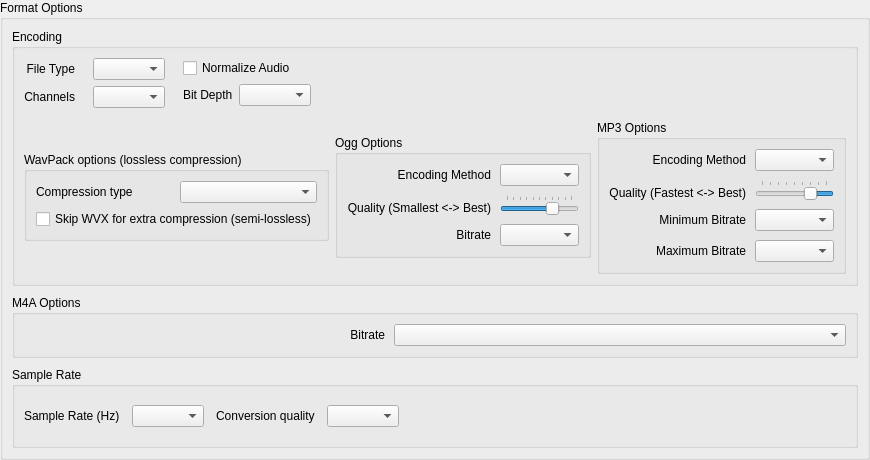
<?xml version="1.0" encoding="UTF-8"?>
<ui version="4.0">
 <class>ExportFormatOptionsWidget</class>
 <widget class="QWidget" name="ExportFormatOptionsWidget">
  <property name="geometry">
   <rect>
    <x>0</x>
    <y>0</y>
    <width>870</width>
    <height>423</height>
   </rect>
  </property>
  <property name="windowTitle">
   <string>Export Format Options</string>
  </property>
  <layout class="QVBoxLayout">
   <property name="leftMargin">
    <number>0</number>
   </property>
   <property name="topMargin">
    <number>0</number>
   </property>
   <property name="rightMargin">
    <number>0</number>
   </property>
   <property name="bottomMargin">
    <number>0</number>
   </property>
   <item>
    <widget class="QGroupBox" name="exportSpecificationsGroupBox">
     <property name="sizePolicy">
      <sizepolicy hsizetype="Preferred" vsizetype="Preferred">
       <horstretch>0</horstretch>
       <verstretch>0</verstretch>
      </sizepolicy>
     </property>
     <property name="title">
      <string>Format Options</string>
     </property>
     <layout class="QVBoxLayout">
      <property name="spacing">
       <number>9</number>
      </property>
      <property name="leftMargin">
       <number>9</number>
      </property>
      <property name="topMargin">
       <number>9</number>
      </property>
      <property name="rightMargin">
       <number>9</number>
      </property>
      <property name="bottomMargin">
       <number>9</number>
      </property>
      <item>
       <widget class="QGroupBox" name="groupBox_2">
        <property name="title">
         <string>Encoding</string>
        </property>
        <layout class="QVBoxLayout">
         <property name="spacing">
          <number>12</number>
         </property>
         <property name="leftMargin">
          <number>9</number>
         </property>
         <property name="topMargin">
          <number>9</number>
         </property>
         <property name="rightMargin">
          <number>9</number>
         </property>
         <property name="bottomMargin">
          <number>9</number>
         </property>
         <item>
          <layout class="QHBoxLayout">
           <property name="spacing">
            <number>18</number>
           </property>
           <property name="leftMargin">
            <number>0</number>
           </property>
           <property name="topMargin">
            <number>0</number>
           </property>
           <property name="rightMargin">
            <number>0</number>
           </property>
           <property name="bottomMargin">
            <number>0</number>
           </property>
           <item>
            <layout class="QVBoxLayout">
             <property name="spacing">
              <number>6</number>
             </property>
             <property name="leftMargin">
              <number>0</number>
             </property>
             <property name="topMargin">
              <number>0</number>
             </property>
             <property name="rightMargin">
              <number>0</number>
             </property>
             <property name="bottomMargin">
              <number>0</number>
             </property>
             <item>
              <widget class="QLabel" name="label_2">
               <property name="text">
                <string>File Type</string>
               </property>
               <property name="alignment">
                <set>Qt::AlignRight|Qt::AlignTrailing|Qt::AlignVCenter</set>
               </property>
              </widget>
             </item>
             <item>
              <widget class="QLabel" name="label_4">
               <property name="text">
                <string>Channels</string>
               </property>
               <property name="alignment">
                <set>Qt::AlignRight|Qt::AlignTrailing|Qt::AlignVCenter</set>
               </property>
              </widget>
             </item>
            </layout>
           </item>
           <item>
            <layout class="QVBoxLayout">
             <property name="spacing">
              <number>6</number>
             </property>
             <property name="leftMargin">
              <number>0</number>
             </property>
             <property name="topMargin">
              <number>0</number>
             </property>
             <property name="rightMargin">
              <number>0</number>
             </property>
             <property name="bottomMargin">
              <number>0</number>
             </property>
             <item>
              <widget class="QComboBox" name="audioTypeComboBox">
               <property name="sizePolicy">
                <sizepolicy hsizetype="Preferred" vsizetype="Fixed">
                 <horstretch>4</horstretch>
                 <verstretch>0</verstretch>
                </sizepolicy>
               </property>
              </widget>
             </item>
             <item>
              <widget class="QComboBox" name="channelComboBox"/>
             </item>
            </layout>
           </item>
           <item>
            <layout class="QVBoxLayout">
             <property name="spacing">
              <number>6</number>
             </property>
             <property name="leftMargin">
              <number>0</number>
             </property>
             <property name="topMargin">
              <number>0</number>
             </property>
             <property name="rightMargin">
              <number>0</number>
             </property>
             <property name="bottomMargin">
              <number>0</number>
             </property>
             <item>
              <widget class="QCheckBox" name="normalizeCheckBox">
               <property name="sizePolicy">
                <sizepolicy hsizetype="Preferred" vsizetype="Fixed">
                 <horstretch>0</horstretch>
                 <verstretch>0</verstretch>
                </sizepolicy>
               </property>
               <property name="text">
                <string>Normalize Audio</string>
               </property>
              </widget>
             </item>
             <item>
              <layout class="QHBoxLayout">
               <property name="spacing">
                <number>6</number>
               </property>
               <property name="leftMargin">
                <number>0</number>
               </property>
               <property name="topMargin">
                <number>0</number>
               </property>
               <property name="rightMargin">
                <number>0</number>
               </property>
               <property name="bottomMargin">
                <number>0</number>
               </property>
               <item>
                <widget class="QLabel" name="label_3">
                 <property name="sizePolicy">
                  <sizepolicy hsizetype="Preferred" vsizetype="Preferred">
                   <horstretch>0</horstretch>
                   <verstretch>0</verstretch>
                  </sizepolicy>
                 </property>
                 <property name="text">
                  <string>Bit Depth</string>
                 </property>
                 <property name="alignment">
                  <set>Qt::AlignLeading|Qt::AlignLeft|Qt::AlignVCenter</set>
                 </property>
                </widget>
               </item>
               <item>
                <widget class="QComboBox" name="dataFormatComboBox"/>
               </item>
              </layout>
             </item>
            </layout>
           </item>
           <item>
            <spacer>
             <property name="orientation">
              <enum>Qt::Horizontal</enum>
             </property>
             <property name="sizeHint" stdset="0">
              <size>
               <width>0</width>
               <height>20</height>
              </size>
             </property>
            </spacer>
           </item>
          </layout>
         </item>
         <item>
          <layout class="QHBoxLayout">
           <property name="spacing">
            <number>6</number>
           </property>
           <property name="leftMargin">
            <number>0</number>
           </property>
           <property name="topMargin">
            <number>0</number>
           </property>
           <property name="rightMargin">
            <number>0</number>
           </property>
           <property name="bottomMargin">
            <number>0</number>
           </property>
           <item>
            <widget class="QGroupBox" name="wacpackGroupBox">
             <property name="sizePolicy">
              <sizepolicy hsizetype="Preferred" vsizetype="Maximum">
               <horstretch>0</horstretch>
               <verstretch>0</verstretch>
              </sizepolicy>
             </property>
             <property name="title">
              <string>WavPack options (lossless compression)</string>
             </property>
             <layout class="QVBoxLayout">
              <property name="spacing">
               <number>6</number>
              </property>
              <property name="leftMargin">
               <number>9</number>
              </property>
              <property name="topMargin">
               <number>9</number>
              </property>
              <property name="rightMargin">
               <number>9</number>
              </property>
              <property name="bottomMargin">
               <number>9</number>
              </property>
              <item>
               <layout class="QHBoxLayout">
                <property name="spacing">
                 <number>6</number>
                </property>
                <property name="leftMargin">
                 <number>0</number>
                </property>
                <property name="topMargin">
                 <number>0</number>
                </property>
                <property name="rightMargin">
                 <number>0</number>
                </property>
                <property name="bottomMargin">
                 <number>0</number>
                </property>
                <item>
                 <widget class="QLabel" name="label_17">
                  <property name="text">
                   <string>Compression type</string>
                  </property>
                 </widget>
                </item>
                <item>
                 <widget class="QComboBox" name="wavpackCompressionComboBox"/>
                </item>
               </layout>
              </item>
              <item>
               <widget class="QCheckBox" name="skipWVXCheckBox">
                <property name="toolTip">
                 <string>&lt;html&gt;&lt;head&gt;&lt;meta name=&quot;qrichtext&quot; content=&quot;1&quot; /&gt;&lt;style type=&quot;text/css&quot;&gt;
p, li { white-space: pre-wrap; }
&lt;/style&gt;&lt;/head&gt;&lt;body style=&quot; font-family:'Sans Serif'; font-size:9pt; font-weight:400; font-style:normal; text-decoration:none;&quot;&gt;
&lt;p style=&quot; margin-top:0px; margin-bottom:0px; margin-left:0px; margin-right:0px; -qt-block-indent:0; text-indent:0px;&quot;&gt;This option reduces the storage of some floating-point data files by up to about 10% by eliminating some information that has virtually no effect on the audio data. &lt;/p&gt;
&lt;p style=&quot;-qt-paragraph-type:empty; margin-top:0px; margin-bottom:0px; margin-left:0px; margin-right:0px; -qt-block-indent:0; text-indent:0px;&quot;&gt;&lt;/p&gt;
&lt;p style=&quot; margin-top:0px; margin-bottom:0px; margin-left:0px; margin-right:0px; -qt-block-indent:0; text-indent:0px;&quot;&gt;While this does technically make the compression lossy, it retains all the advantages of floating point data (&amp;gt;600 dB of dynamic range, no clipping, and 25 bits of resolution). &lt;/p&gt;
&lt;p style=&quot;-qt-paragraph-type:empty; margin-top:0px; margin-bottom:0px; margin-left:0px; margin-right:0px; -qt-block-indent:0; text-indent:0px;&quot;&gt;&lt;/p&gt;
&lt;p style=&quot; margin-top:0px; margin-bottom:0px; margin-left:0px; margin-right:0px; -qt-block-indent:0; text-indent:0px;&quot;&gt;This also affects large integer compression by limiting the resolution to 24 bits.&lt;/p&gt;&lt;/body&gt;&lt;/html&gt;</string>
                </property>
                <property name="text">
                 <string>Skip WVX for extra compression (semi-lossless)</string>
                </property>
               </widget>
              </item>
             </layout>
            </widget>
           </item>
           <item>
            <widget class="QGroupBox" name="oggOptionsGroupBox">
             <property name="sizePolicy">
              <sizepolicy hsizetype="Preferred" vsizetype="Maximum">
               <horstretch>0</horstretch>
               <verstretch>0</verstretch>
              </sizepolicy>
             </property>
             <property name="title">
              <string>Ogg Options</string>
             </property>
             <layout class="QGridLayout">
              <property name="leftMargin">
               <number>9</number>
              </property>
              <property name="topMargin">
               <number>9</number>
              </property>
              <property name="rightMargin">
               <number>9</number>
              </property>
              <property name="bottomMargin">
               <number>9</number>
              </property>
              <property name="spacing">
               <number>9</number>
              </property>
              <item row="2" column="0">
               <widget class="QLabel" name="oggBitrateLabel">
                <property name="sizePolicy">
                 <sizepolicy hsizetype="Preferred" vsizetype="Preferred">
                  <horstretch>4</horstretch>
                  <verstretch>0</verstretch>
                 </sizepolicy>
                </property>
                <property name="text">
                 <string>Bitrate</string>
                </property>
                <property name="alignment">
                 <set>Qt::AlignRight|Qt::AlignTrailing|Qt::AlignVCenter</set>
                </property>
               </widget>
              </item>
              <item row="2" column="1">
               <widget class="QComboBox" name="oggBitrateComboBox">
                <property name="sizePolicy">
                 <sizepolicy hsizetype="Expanding" vsizetype="Fixed">
                  <horstretch>5</horstretch>
                  <verstretch>0</verstretch>
                 </sizepolicy>
                </property>
               </widget>
              </item>
              <item row="1" column="1">
               <widget class="QSlider" name="oggQualitySlider">
                <property name="layoutDirection">
                 <enum>Qt::LeftToRight</enum>
                </property>
                <property name="autoFillBackground">
                 <bool>false</bool>
                </property>
                <property name="minimum">
                 <number>0</number>
                </property>
                <property name="maximum">
                 <number>10</number>
                </property>
                <property name="pageStep">
                 <number>1</number>
                </property>
                <property name="value">
                 <number>7</number>
                </property>
                <property name="tracking">
                 <bool>true</bool>
                </property>
                <property name="orientation">
                 <enum>Qt::Horizontal</enum>
                </property>
                <property name="invertedAppearance">
                 <bool>false</bool>
                </property>
                <property name="invertedControls">
                 <bool>false</bool>
                </property>
                <property name="tickPosition">
                 <enum>QSlider::TicksAbove</enum>
                </property>
                <property name="tickInterval">
                 <number>1</number>
                </property>
               </widget>
              </item>
              <item row="0" column="1">
               <widget class="QComboBox" name="oggMethodComboBox">
                <property name="sizePolicy">
                 <sizepolicy hsizetype="Expanding" vsizetype="Fixed">
                  <horstretch>5</horstretch>
                  <verstretch>0</verstretch>
                 </sizepolicy>
                </property>
               </widget>
              </item>
              <item row="1" column="0">
               <widget class="QLabel" name="oggQualityLabel">
                <property name="sizePolicy">
                 <sizepolicy hsizetype="Preferred" vsizetype="Preferred">
                  <horstretch>4</horstretch>
                  <verstretch>0</verstretch>
                 </sizepolicy>
                </property>
                <property name="text">
                 <string>Quality (Smallest &lt;-&gt; Best)</string>
                </property>
                <property name="alignment">
                 <set>Qt::AlignBottom|Qt::AlignRight|Qt::AlignTrailing</set>
                </property>
               </widget>
              </item>
              <item row="0" column="0">
               <widget class="QLabel" name="label_18">
                <property name="sizePolicy">
                 <sizepolicy hsizetype="Preferred" vsizetype="Preferred">
                  <horstretch>4</horstretch>
                  <verstretch>0</verstretch>
                 </sizepolicy>
                </property>
                <property name="text">
                 <string>Encoding Method</string>
                </property>
                <property name="alignment">
                 <set>Qt::AlignRight|Qt::AlignTrailing|Qt::AlignVCenter</set>
                </property>
               </widget>
              </item>
             </layout>
            </widget>
           </item>
           <item>
            <widget class="QGroupBox" name="mp3OptionsGroupBox">
             <property name="sizePolicy">
              <sizepolicy hsizetype="Preferred" vsizetype="Maximum">
               <horstretch>0</horstretch>
               <verstretch>0</verstretch>
              </sizepolicy>
             </property>
             <property name="title">
              <string>MP3 Options</string>
             </property>
             <layout class="QGridLayout">
              <property name="leftMargin">
               <number>9</number>
              </property>
              <property name="topMargin">
               <number>9</number>
              </property>
              <property name="rightMargin">
               <number>9</number>
              </property>
              <property name="bottomMargin">
               <number>9</number>
              </property>
              <property name="spacing">
               <number>9</number>
              </property>
              <item row="0" column="0">
               <widget class="QLabel" name="label_15">
                <property name="sizePolicy">
                 <sizepolicy hsizetype="Preferred" vsizetype="Preferred">
                  <horstretch>4</horstretch>
                  <verstretch>0</verstretch>
                 </sizepolicy>
                </property>
                <property name="text">
                 <string>Encoding Method</string>
                </property>
                <property name="alignment">
                 <set>Qt::AlignRight|Qt::AlignTrailing|Qt::AlignVCenter</set>
                </property>
               </widget>
              </item>
              <item row="3" column="0">
               <widget class="QLabel" name="mp3MaxBitrateLabel">
                <property name="sizePolicy">
                 <sizepolicy hsizetype="Preferred" vsizetype="Preferred">
                  <horstretch>4</horstretch>
                  <verstretch>0</verstretch>
                 </sizepolicy>
                </property>
                <property name="text">
                 <string>Maximum Bitrate</string>
                </property>
                <property name="alignment">
                 <set>Qt::AlignRight|Qt::AlignTrailing|Qt::AlignVCenter</set>
                </property>
               </widget>
              </item>
              <item row="2" column="0">
               <widget class="QLabel" name="mp3MinBitrateLabel">
                <property name="sizePolicy">
                 <sizepolicy hsizetype="Preferred" vsizetype="Preferred">
                  <horstretch>4</horstretch>
                  <verstretch>0</verstretch>
                 </sizepolicy>
                </property>
                <property name="text">
                 <string>Minimum Bitrate</string>
                </property>
                <property name="alignment">
                 <set>Qt::AlignRight|Qt::AlignTrailing|Qt::AlignVCenter</set>
                </property>
               </widget>
              </item>
              <item row="1" column="0">
               <widget class="QLabel" name="label_16">
                <property name="sizePolicy">
                 <sizepolicy hsizetype="Preferred" vsizetype="Preferred">
                  <horstretch>4</horstretch>
                  <verstretch>0</verstretch>
                 </sizepolicy>
                </property>
                <property name="text">
                 <string>Quality (Fastest &lt;-&gt; Best)</string>
                </property>
                <property name="alignment">
                 <set>Qt::AlignBottom|Qt::AlignRight|Qt::AlignTrailing</set>
                </property>
               </widget>
              </item>
              <item row="3" column="1">
               <widget class="QComboBox" name="mp3MaxBitrateComboBox">
                <property name="sizePolicy">
                 <sizepolicy hsizetype="Expanding" vsizetype="Fixed">
                  <horstretch>5</horstretch>
                  <verstretch>0</verstretch>
                 </sizepolicy>
                </property>
               </widget>
              </item>
              <item row="2" column="1">
               <widget class="QComboBox" name="mp3MinBitrateComboBox">
                <property name="sizePolicy">
                 <sizepolicy hsizetype="Expanding" vsizetype="Fixed">
                  <horstretch>5</horstretch>
                  <verstretch>0</verstretch>
                 </sizepolicy>
                </property>
               </widget>
              </item>
              <item row="0" column="1">
               <widget class="QComboBox" name="mp3MethodComboBox">
                <property name="sizePolicy">
                 <sizepolicy hsizetype="Expanding" vsizetype="Fixed">
                  <horstretch>5</horstretch>
                  <verstretch>0</verstretch>
                 </sizepolicy>
                </property>
               </widget>
              </item>
              <item row="1" column="1">
               <widget class="QSlider" name="mp3QualitySlider">
                <property name="layoutDirection">
                 <enum>Qt::LeftToRight</enum>
                </property>
                <property name="autoFillBackground">
                 <bool>false</bool>
                </property>
                <property name="minimum">
                 <number>1</number>
                </property>
                <property name="maximum">
                 <number>9</number>
                </property>
                <property name="pageStep">
                 <number>1</number>
                </property>
                <property name="value">
                 <number>3</number>
                </property>
                <property name="tracking">
                 <bool>true</bool>
                </property>
                <property name="orientation">
                 <enum>Qt::Horizontal</enum>
                </property>
                <property name="invertedAppearance">
                 <bool>true</bool>
                </property>
                <property name="invertedControls">
                 <bool>false</bool>
                </property>
                <property name="tickPosition">
                 <enum>QSlider::TicksAbove</enum>
                </property>
                <property name="tickInterval">
                 <number>1</number>
                </property>
               </widget>
              </item>
             </layout>
            </widget>
           </item>
          </layout>
         </item>
        </layout>
       </widget>
      </item>
           <item>
            <widget class="QGroupBox" name="m4aOptionsGroupBox" >
             <property name="sizePolicy" >
              <sizepolicy vsizetype="Maximum" hsizetype="Preferred" >
               <horstretch>0</horstretch>
               <verstretch>0</verstretch>
              </sizepolicy>
             </property>
             <property name="title" >
              <string>M4A Options</string>
             </property>
             <layout class="QGridLayout" >
              <property name="leftMargin" >
               <number>9</number>
              </property>
              <property name="topMargin" >
               <number>9</number>
              </property>
              <property name="rightMargin" >
               <number>9</number>
              </property>
              <property name="bottomMargin" >
               <number>9</number>
              </property>
              <property name="horizontalSpacing" >
               <number>9</number>
              </property>
              <property name="verticalSpacing" >
               <number>9</number>
              </property>
              <item row="0" column="0" >
               <widget class="QLabel" name="m4aBitrateLabel" >
                <property name="sizePolicy" >
                 <sizepolicy vsizetype="Preferred" hsizetype="Preferred" >
                  <horstretch>4</horstretch>
                  <verstretch>0</verstretch>
                 </sizepolicy>
                </property>
                <property name="text" >
                 <string>Bitrate</string>
                </property>
                <property name="alignment" >
                 <set>Qt::AlignRight|Qt::AlignTrailing|Qt::AlignVCenter</set>
                </property>
               </widget>
              </item>
              <item row="0" column="1" >
               <widget class="QComboBox" name="m4aBitrateComboBox" >
                <property name="sizePolicy" >
                 <sizepolicy vsizetype="Fixed" hsizetype="Expanding" >
                  <horstretch>5</horstretch>
                  <verstretch>0</verstretch>
                 </sizepolicy>
                </property>
               </widget>
              </item>
             </layout>
            </widget>
           </item>
      <item>
       <widget class="QGroupBox" name="groupBox">
        <property name="sizePolicy">
         <sizepolicy hsizetype="Preferred" vsizetype="Preferred">
          <horstretch>0</horstretch>
          <verstretch>0</verstretch>
         </sizepolicy>
        </property>
        <property name="title">
         <string>Sample Rate</string>
        </property>
        <layout class="QHBoxLayout">
         <property name="spacing">
          <number>12</number>
         </property>
         <property name="leftMargin">
          <number>9</number>
         </property>
         <property name="topMargin">
          <number>9</number>
         </property>
         <property name="rightMargin">
          <number>9</number>
         </property>
         <property name="bottomMargin">
          <number>9</number>
         </property>
         <item>
          <layout class="QHBoxLayout">
           <property name="spacing">
            <number>12</number>
           </property>
           <property name="leftMargin">
            <number>0</number>
           </property>
           <property name="topMargin">
            <number>0</number>
           </property>
           <property name="rightMargin">
            <number>0</number>
           </property>
           <property name="bottomMargin">
            <number>0</number>
           </property>
           <item>
            <widget class="QLabel" name="label_7">
             <property name="sizePolicy">
              <sizepolicy hsizetype="Maximum" vsizetype="Preferred">
               <horstretch>0</horstretch>
               <verstretch>0</verstretch>
              </sizepolicy>
             </property>
             <property name="text">
              <string>Sample Rate (Hz)</string>
             </property>
            </widget>
           </item>
           <item>
            <widget class="QComboBox" name="sampleRateComboBox">
             <property name="sizePolicy">
              <sizepolicy hsizetype="Preferred" vsizetype="Fixed">
               <horstretch>0</horstretch>
               <verstretch>0</verstretch>
              </sizepolicy>
             </property>
             <property name="sizeAdjustPolicy">
              <enum>QComboBox::AdjustToContents</enum>
             </property>
            </widget>
           </item>
           <item>
            <widget class="QLabel" name="label_8">
             <property name="sizePolicy">
              <sizepolicy hsizetype="Maximum" vsizetype="Preferred">
               <horstretch>0</horstretch>
               <verstretch>0</verstretch>
              </sizepolicy>
             </property>
             <property name="text">
              <string>Conversion quality</string>
             </property>
            </widget>
           </item>
           <item>
            <widget class="QComboBox" name="resampleQualityComboBox">
             <property name="sizePolicy">
              <sizepolicy hsizetype="Preferred" vsizetype="Fixed">
               <horstretch>0</horstretch>
               <verstretch>0</verstretch>
              </sizepolicy>
             </property>
            </widget>
           </item>
           <item>
            <spacer>
             <property name="orientation">
              <enum>Qt::Horizontal</enum>
             </property>
             <property name="sizeHint" stdset="0">
              <size>
               <width>0</width>
               <height>40</height>
              </size>
             </property>
            </spacer>
           </item>
          </layout>
         </item>
        </layout>
       </widget>
      </item>
     </layout>
    </widget>
   </item>
  </layout>
 </widget>
 <resources/>
 <connections/>
</ui>
